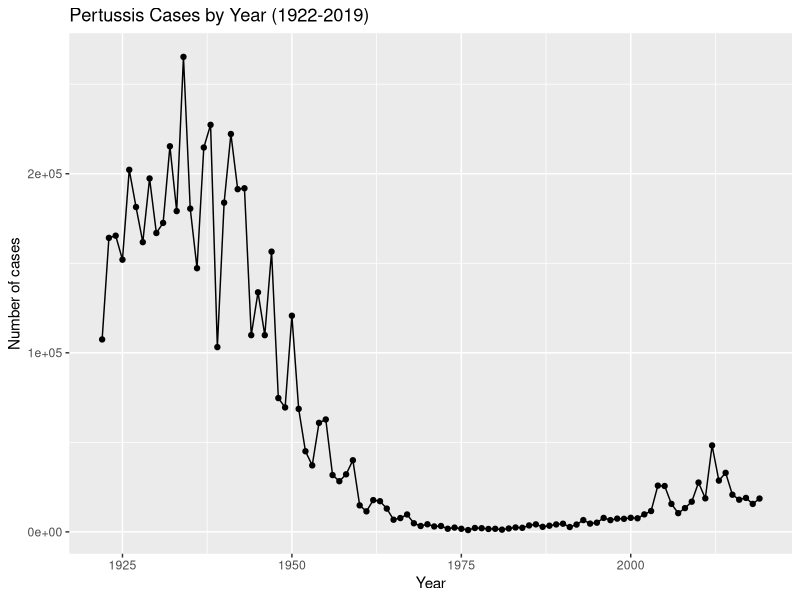
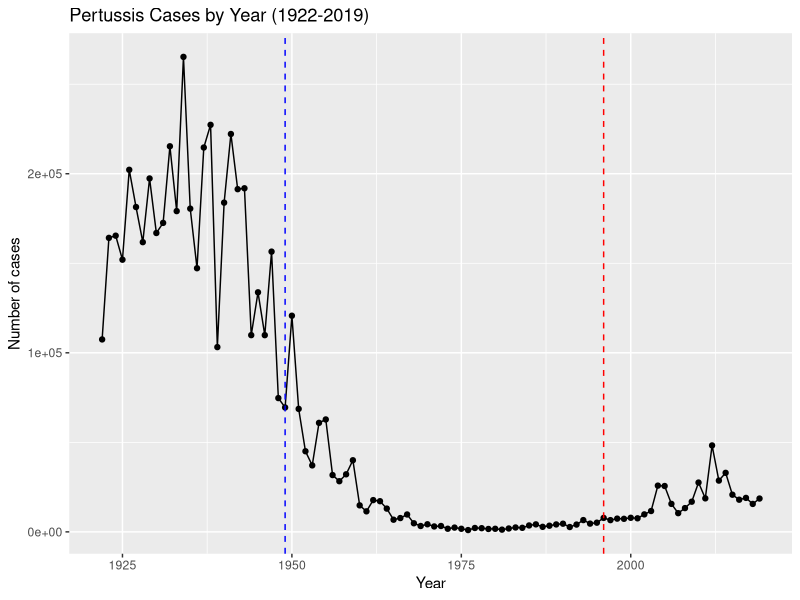

R code for these plots, in order: (Note: this script raises an error after producing the figures.)
## ---- chunk 1
cdc <-data.frame(
                                Year = c(1922L,1923L,1924L,1925L,1926L,
                                         1927L,1928L,1929L,1930L,1931L,
                                         1932L,1933L,1934L,1935L,1936L,1937L,
                                         1938L,1939L,1940L,1941L,1942L,
                                         1943L,1944L,1945L,1946L,1947L,1948L,
                                         1949L,1950L,1951L,1952L,1953L,1954L,
                                         1955L,1956L,1957L,1958L,1959L,
                                         1960L,1961L,1962L,1963L,1964L,1965L,
                                         1966L,1967L,1968L,1969L,1970L,
                                         1971L,1972L,1973L,1974L,1975L,1976L,
                                         1977L,1978L,1979L,1980L,1981L,
                                         1982L,1983L,1984L,1985L,1986L,1987L,
                                         1988L,1989L,1990L,1991L,1992L,1993L,
                                         1994L,1995L,1996L,1997L,1998L,
                                         1999L,2000L,2001L,2002L,2003L,2004L,
                                         2005L,2006L,2007L,2008L,2009L,
                                         2010L,2011L,2012L,2013L,2014L,2015L,
                                         2016L,2017L,2018L,2019L),
        No..Reported.Pertussis.Cases = c(107473,164191,165418,152003,
                                         202210,181411,161799,197371,166914,
                                         172559,215343,179135,265269,180518,
                                         147237,214652,227319,103188,183866,
                                         222202,191383,191890,109873,133792,
                                         109860,156517,74715,69479,120718,
                                         68687,45030,37129,60886,62786,
                                         31732,28295,32148,40005,14809,11468,
                                         17749,17135,13005,6799,7717,9718,
                                         4810,3285,4249,3036,3287,1759,
                                         2402,1738,1010,2177,2063,1623,1730,
                                         1248,1895,2463,2276,3589,4195,
                                         2823,3450,4157,4570,2719,4083,6586,
                                         4617,5137,7796,6564,7405,7298,
                                         7867,7580,9771,11647,25827,25616,
                                         15632,10454,13278,16858,27550,18719,
                                         48277,28639,32971,20762,17972,
                                         18975,15609,18617)
      )
## ---- chunk 2
library(ggplot2)
## ---- chunk 3
plot <- ggplot(cdc) + aes(Year,No..Reported.Pertussis.Cases) + geom_point() + geom_line() + labs(title = "Pertussis Cases by Year (1922-2019)",xlab="Year",y="Number of cases")
plot
## ---- chunk 4
plot + geom_vline(xintercept=c(1949,1996),linetype = 2,color=c('blue','red'))
## ---- chunk 5
library(jsonlite)
## ---- chunk 6
subject <- read_json("https://www.cmi-pb.org/api/subject", simplifyVector = TRUE) 
## ---- chunk 7
head(subject, 3)
## ---- chunk 8
table(subject$infancy_vac)
## ---- chunk 9
table(subject$biological_sex)
## ---- chunk 10
table(subject$biological_sex,subject$race)
## ---- chunk 11
library(lubridate)
## ---- chunk 12
today()
## ---- chunk 13
today() - ymd("2000-01-01")
## ---- chunk 14
time_length( today() - ymd("2000-01-01"),  "years")
## ---- chunk 15
subject$age <- today() - ymd(subject$year_of_birth)
## ---- chunk 16
library(dplyr)
ap <- subject %>% filter(infancy_vac == "aP")
round(summary(time_length(ap$age, "years")))
## ---- chunk 17
wp <- subject %>% filter(infancy_vac == "wP")
round(summary(time_length( wp$age, "years")))
## ---- chunk 18
ggplot(subject) +
  aes(time_length(age, "year"),
      fill=as.factor(infancy_vac)) +
  geom_histogram(show.legend=FALSE) +
  facet_wrap(vars(infancy_vac), nrow=2) 
## ---- chunk 19
# Complete the API URLs...
specimen <- read_json("https://www.cmi-pb.org/api/specimen", simplifyVector = TRUE) 
titer <- read_json("https://www.cmi-pb.org/api/ab_titer", simplifyVector = TRUE)
## ---- chunk 20
meta <- inner_join(specimen, subject)
dim(meta)
head(meta)
## ---- chunk 21
abdata <- inner_join(titer, meta)
dim(abdata)
## ---- chunk 22
table(abdata$isotype)
## ---- chunk 23
table(abdata$visit)
## ---- chunk 24
ig1 <- abdata %>% filter(isotype == "IgG1", visit!=8)
head(ig1)
## ---- chunk 25
ggplot(ig1) +
  aes(MFI, antigen) +
  geom_boxplot() + 
  facet_wrap(vars(visit), nrow=2)
## ---- chunk 26
ggplot(ig1) +
  aes(MFI, antigen, col=infancy_vac ) +
  geom_boxplot(show.legend = FALSE) + 
  facet_wrap(vars(visit), nrow=2) +
  theme_bw()
## ---- chunk 27
ggplot(ig1) +
  aes(MFI, antigen, col=infancy_vac ) +
  geom_boxplot(show.legend = FALSE) + 
  facet_wrap(vars(infancy_vac, visit), nrow=2)
## ---- chunk 28
filter(ig1, antigen=="Measles") %>%
  ggplot() +
  aes(MFI, col=infancy_vac) +
  geom_boxplot(show.legend = "Measles antigen levels per visit (aP red, wP teal)") +
  facet_wrap(vars(visit)) +
  theme_bw()
## ---- chunk 29
filter(ig1, antigen=="FIM2/3") %>%
  ggplot() +
  aes(MFI, col=infancy_vac) +
  geom_boxplot(show.legend = "FIM2/3 antigen levels per visit (aP red, wP teal)") +
  facet_wrap(vars(visit)) +
  theme_bw()
## ---- chunk 30
url <- "https://www.cmi-pb.org/api/v2/rnaseq?versioned_ensembl_gene_id=eq.ENSG00000211896.7"
rna <- read_json(url, simplifyVector = TRUE) 
## ---- chunk 31
#meta <- inner_join(specimen, subject)
ssrna <- inner_join(rna, meta)
## ---- chunk 32
ggplot(ssrna) +
  aes(visit, tpm, group=subject_id) +
  geom_point() +
  geom_line(alpha=0.2)
## ---- chunk 33
ggplot(ssrna) +
  aes(tpm, col=infancy_vac) +
  geom_boxplot() +
  facet_wrap(vars(visit))
## ---- chunk 34
ssrna %>%  
  filter(visit==4) %>% 
  ggplot() +
    aes(tpm, col=infancy_vac) + geom_density() + 
    geom_rug() 
